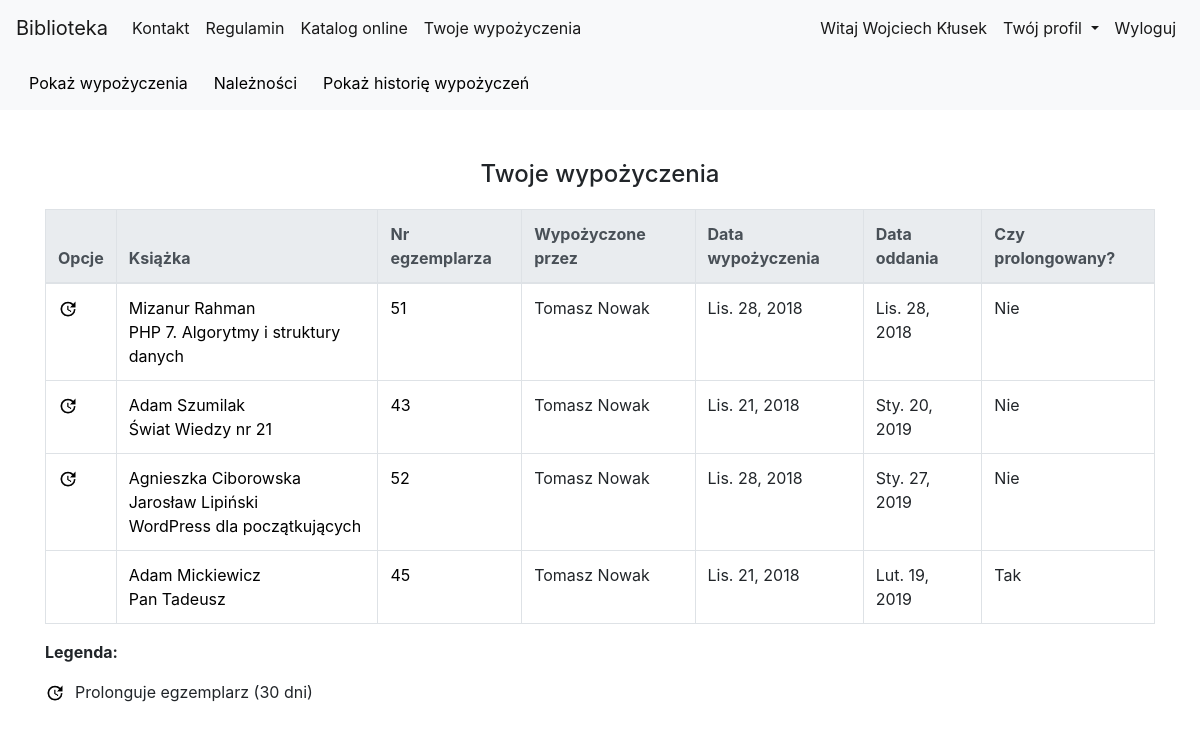
/library/my_borrow_list/ (signed in), run on an earlier commit of the app's database.
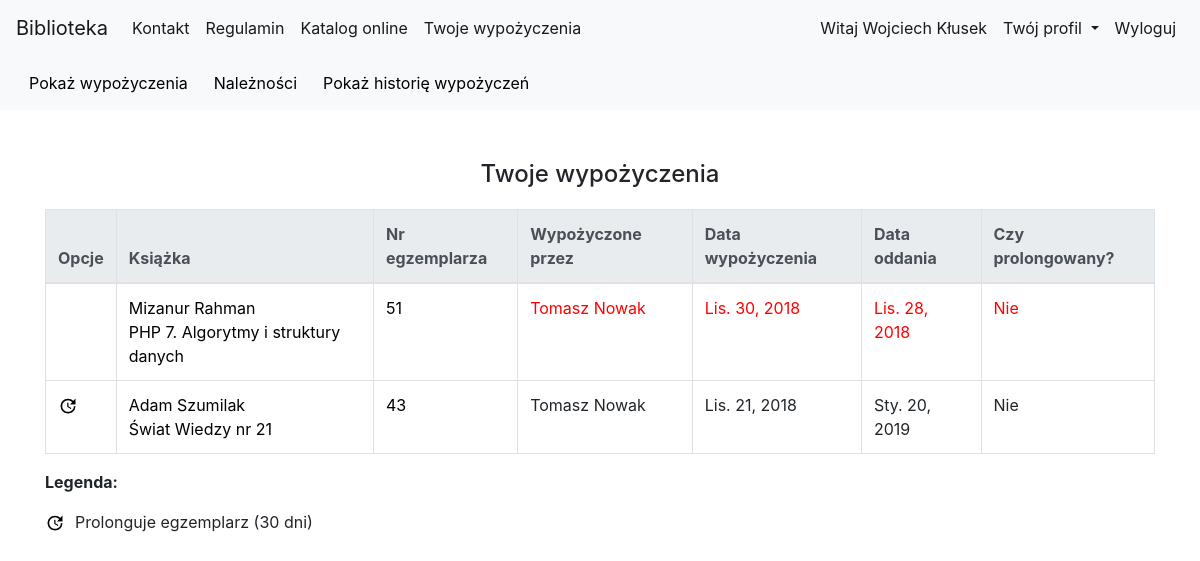
And on a later commit of the database.
### library_app/models.py (models this page shows, shortened)
class Borrow(models.Model):
    user = models.ForeignKey(User, verbose_name='Wypożycz dla')
    borrow_librarian = models.ForeignKey(User, related_name="borrow_librarian", verbose_name='Bibliotekarz wypożyczający')
    receive_librarian = models.ForeignKey(User, related_name="receive_librarian", null=True, blank=True, verbose_name='Bibliotekarz odbierający')
    book_copy_id = models.ForeignKey(BookCopy, related_name="borrow_bookcopy", verbose_name='Egzemplarz ksiązki')
    borrow_date = models.DateField(auto_now=True, verbose_name='Data wypożyczenia')
    receive_date = models.DateField(default=datetime.now()+timedelta(days=60), verbose_name='Data oddania')
    is_prolong = models.BooleanField(default=False, verbose_name="Czy prolongowana")
    is_date_exceeded = models.BooleanField(default=False, verbose_name="Czy data oddania przekroczona")

class Author(models.Model):
    first_name = models.CharField(max_length=200, verbose_name='Imię')
    last_name = models.CharField(max_length=200, verbose_name='Nazwisko')
    country = models.CharField(max_length=200, verbose_name='Kraj', default='')
    biography = models.TextField(default='', blank=True, null=True, verbose_name='Biografia')
    birth_place = models.CharField(max_length=200, default='', blank=True, null=True, verbose_name='Miejsce urodzenia')
    image_url = models.URLField(default='', blank=True, null=True, verbose_name='Adres url portretu, zakończony rozszerzeniem')
    years_of_life = models.CharField(max_length=10, default='', blank=True, null=True, verbose_name='Lata życia')

class BookCopy(models.Model):
    book = models.ForeignKey(Book, related_name="bookcopies", verbose_name='Wybierz książkę') #teraz w templatce mozemy z poziomu klasy book odnosic sie do obiektow bookcopy, np {{book.bookcopies.count}} da liczbe kopii ksiazek ktore maja w polu book id danej ksiazki
    is_borrowed = models.BooleanField(default=False)

class Book(models.Model):
    authors = models.ManyToManyField(Author, related_name='book_authors', verbose_name='Autorzy')
    category = models.ForeignKey(Category, related_name='book_categories', verbose_name='Kategoria')
    publishing_house = models.ForeignKey(PublishingHouse, related_name='publishing_houses', verbose_name='Wydawnictwo')
    isbn = models.CharField(max_length=30, unique=True, verbose_name='Numer ISBN')
    title = models.CharField(max_length=200, verbose_name='Tytuł')
    description = models.TextField(blank=True, default='', verbose_name='Opis')
    publish_date = models.DateField(default=datetime.now, blank=True, verbose_name='Data publikacji')
    edition = models.PositiveIntegerField(default=1, verbose_name='Numer wydania')
    image_url = models.URLField(default='', blank=True, null=True, verbose_name='Adres url okładki zakończony rozszerzeniem obrazu')
    add_date = models.DateTimeField(auto_now=True)
    slug = models.SlugField(allow_unicode=True, unique=True)

### library_app/views.py (the view)
class MyBorrowListView(LoginRequiredMixin, generic.ListView):
    login_url = reverse_lazy('login')
    model = models.BorrowHistory
    context_object_name = "history_borrow_list" #human-understandable name of variable to access from templates
    paginate_by = 5
    template_name = "library_app/myborrowlist.html"
    def get_queryset(self):
        queryset = models.BorrowHistory.objects.filter(user=self.request.user)
        return queryset
    def get_context_data(self, **kwargs):
        context = super().get_context_data(**kwargs)
        borrows_with_exceeded_date = self.get_borrows_with_exceeded_date()
        context["current_borrow_list"] = models.Borrow.objects.filter(user=self.request.user).order_by("receive_date")
        context['borrows_with_exceeded_date'] = borrows_with_exceeded_date
        context['EXCEEDED_DATE_COST_PER_DAY'] = EXCEEDED_DATE_COST_PER_DAY
        context['receivables_cost'] = self.calc_receivables_for_borrows_with_exceeded_date(borrows_with_exceeded_date)
        return context
    def get_borrows_with_exceeded_date(self):
        return models.Borrow.objects.filter(user=self.request.user).filter(is_date_exceeded=True).order_by("receive_date")
    def get_days_between_borrow_date_and_today(self, borrow_date_param):
        borrow_date = datetime.strptime(str(borrow_date_param), "%Y-%m-%d")
        today_date = datetime.strptime(str(date.today()), "%Y-%m-%d")
        return abs((borrow_date - today_date).days)
    def calc_receivables_for_borrows_with_exceeded_date(self, borrows):
        result = 0.0
        for borrow in borrows:
            days = self.get_days_between_borrow_date_and_today(borrow.receive_date)
            result += days * EXCEEDED_DATE_COST_PER_DAY
        return result

### library_app/templatetags/custom_tags.py (called while the page is built)
@register.simple_tag(name='get_user_profile')
def get_user_profile(user_obj):
    return models.UserProfileInfo.objects.get(user=user_obj)

@register.simple_tag(name='calc_receivable_for_bookcopy')
def calc_receivable_for_bookcopy(bookcopy_obj, cost_per_day):
    days_delta = get_days_between_borrow_date_and_today(bookcopy_obj.receive_date)
    return days_delta * cost_per_day

def get_days_between_borrow_date_and_today(borrow_date_param):
    borrow_date = datetime.strptime(str(borrow_date_param), "%Y-%m-%d")
    today_date = datetime.strptime(str(date.today()), "%Y-%m-%d")
    return abs((borrow_date - today_date).days)

@register.simple_tag(name='calc_bookcopy_receive_delay')
def calc_bookcopy_receive_delay(bookcopy_obj):
    return get_days_between_borrow_date_and_today(bookcopy_obj.receive_date)

### library_app/templates/library_app/myborrowlist.html (shortened to what this page needs)
{% extends "base.html" %}
{% load static %}
{% load custom_tags %}
{% block body_block %}
<nav class="navbar navbar-expand-lg navbar-light bg-light">
    <div id="navbarNavDropdown" class="navbar-collapse collapse">
        <ul class="navbar-nav mr-auto">
            <a class="btn" data-toggle="collapse" href="#collapse_current_borrow" role="button" aria-expanded="false" aria-controls="collapseExample">
                Pokaż wypożyczenia
            </a>
            <a class="btn" data-toggle="collapse" href="#collapse_receivables" role="button" aria-expanded="false" aria-controls="collapseExample">
                Należności
            </a>
            <a class="btn" data-toggle="collapse" href="#collapse_borrow_history" role="button" aria-expanded="false" aria-controls="collapseExample">
                Pokaż historię wypożyczeń
            </a>
        </ul>
    </div>
</nav>
<div class="container">
<div class="collapse show" id="collapse_current_borrow">
        {% if current_borrow_list.count is 0 %}
            <div class="page-title">
                <h4>Aktualnie nie wypożyczasz żadnej książki</h4>
            </div>
        {% else %}
            <div class="page-title">
                <h4>Twoje wypożyczenia</h4>
            </div>
            <table class="table table-bordered table-hover">
                <thead class="thead-light">
                    <tr>
                        <th scope="col">Opcje</th>
                        <th scope="col">Książka</th>
                        <th scope="col">Nr egzemplarza</th>
                        <th scope="col">Wypożyczone przez</th>
                        <th scope="col">Data wypożyczenia</th>
                        <th scope="col">Data oddania</th>
                        <th scope="col">Czy prolongowany?</th>
                    </tr>
                </thead>
                <tbody>
                    {% for borrow in current_borrow_list %}
                    {% if borrow.is_date_exceeded %}
                    <tr style="color:red">
                    {% else %}
                    <tr>
                    {% endif %}
                        <td>
                            {% if borrow.is_prolong == False and borrow.is_date_exceeded == False %}
                                <a href="{% url 'library_app:borrow_prolong' pk=borrow.pk %}"><img src="{% static 'website_icons/prolong_ico.png' %}" alt="Szczegóły" width="20" height="20"></a>
                            {% endif %}
                        </td>
                        <td>
                            {% for author in borrow.book_copy_id.book.authors.all %}
                                <a href="{% url 'library_app:author_detail' pk=author.pk %}">{{author.first_name}} {{author.last_name}}</a>
                                <br>
                            {% endfor %}
                            <a href="{% url 'library_app:book_detail' pk=borrow.book_copy_id.book.pk %}">{{borrow.book_copy_id.book.title}}</a>
                        </td>
                        <td><a href="{% url 'library_app:bookcopy_detail' pk=borrow.book_copy_id.pk %}">{{borrow.book_copy_id.id}}</a></td>
                        <td>{{borrow.borrow_librarian.get_full_name}}</td>
                        <td>{{borrow.borrow_date}}</td>
                        <td>{{borrow.receive_date}}</td>
                        <td>
                            {% if borrow.is_prolong %}
                                Tak
                            {% else %}
                                Nie
                            {% endif %}
                        </td>
                    </tr>
                    {% endfor %}
                </tbody>
            </table>
            <div class="table-legend">
                <p><b>Legenda:</b></p>
                <p><img src="{% static 'website_icons/prolong_ico.png' %}" alt="Szczegóły" width="20" height="20">Prolonguje egzemplarz (30 dni)</p>
            </div>
        {% endif %}
</div>
<br>
</div>
{% endblock %}

What changed in the data, as far as the page shows it:
removed Borrow: is_prolong False (drawn), book_copy_id.book "WordPress dla początkujących", book_copy_id.id "52", borrow_librarian.get_full_name "Tomasz Nowak", borrow_date "Lis. 28, 2018", receive_date "Sty. 27, 2019"
no longer on this page (row unchanged): Author: first_name "Agnieszka", last_name "Ciborowska", shown under "WordPress dla początkujących"
no longer on this page (row unchanged): Author: first_name "Jarosław", last_name "Lipiński", shown under "WordPress dla początkujących"
removed Borrow: book_copy_id.book "Pan Tadeusz", book_copy_id.id "45", borrow_librarian.get_full_name "Tomasz Nowak", borrow_date "Lis. 21, 2018", receive_date "Lut. 19, 2019", is_prolong "Tak"
no longer on this page (row unchanged): Author: first_name "Adam", last_name "Mickiewicz", shown under "Pan Tadeusz"
changed Borrow "PHP 7. Algorytmy i struktury danych": is_date_exceeded False → True (drawn); borrow_date "Lis. 28, 2018" → "Lis. 30, 2018"; is_date_exceeded: picture removed
